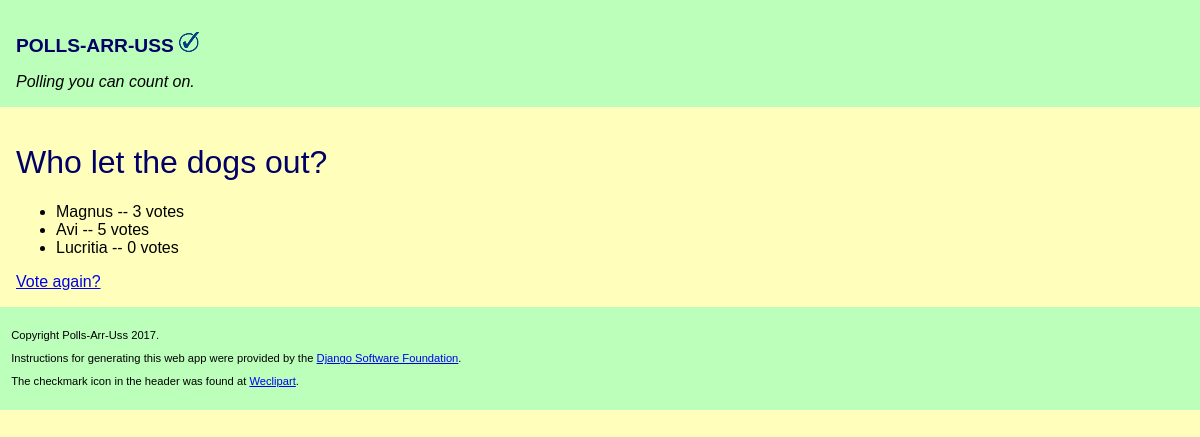
Screenshot of /polls/3/results/ with the database file from the repository.
### polls/models.py (models this page shows, shortened)
class Question(models.Model):
    question_text = models.CharField(max_length=200)
    pub_date = models.DateTimeField('date published')

class Choice(models.Model):
    question = models.ForeignKey(Question, on_delete=models.CASCADE)
    choice_text = models.CharField(max_length=200)
    votes = models.IntegerField(default=0)

### polls/views.py (the view)
# urls.py: url(r'^(?P<pk>[0-9]+)/results/$', views.ResultsView.as_view(), name='results'),
class ResultsView(generic.DetailView):
    model = Question
    template_name = 'polls/results.html'

### polls/templates/polls/results.html
{% extends 'polls/base.html' %}
{% block content %}
    <h1>{{ question.question_text }}</h1>
    <ul>
        {% for choice in question.choice_set.all %}
            <li>{{ choice.choice_text }} -- {{ choice.votes }} vote{{ choice.votes|pluralize }}</li>
        {% endfor %}
    </ul>
    <a href="{% url 'polls:detail' question.id %}">Vote again?</a>
{% endblock %}

### polls/static/polls/style.css (style rules this page uses)
html,body { margin:0; background-color:#ffffbb; font-family:sans-serif; }
h1 { font-weight:500; color:#000066; }

### rows the page displays
Question: question_text "Who let the dogs out?"
Choice: choice_text "Magnus", votes "3"
Choice: choice_text "Avi", votes "5"
Choice: choice_text "Lucritia", votes "0"
